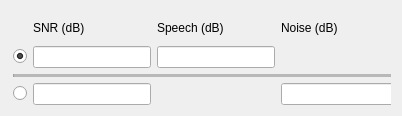
<ui version="4.0" >
 <class>SnrWidget</class>
 <widget class="QWidget" name="SnrWidget" >
  <property name="geometry" >
   <rect>
    <x>0</x>
    <y>0</y>
    <width>402</width>
    <height>116</height>
   </rect>
  </property>
  <property name="sizePolicy" >
   <sizepolicy vsizetype="Minimum" hsizetype="Minimum" >
    <horstretch>0</horstretch>
    <verstretch>0</verstretch>
   </sizepolicy>
  </property>
  <property name="windowTitle" >
   <string>Form</string>
  </property>
  <layout class="QGridLayout" name="gridLayout" >
   <item row="0" column="0" >
    <widget class="QStackedWidget" name="snrStack" >
     <property name="sizePolicy" >
      <sizepolicy vsizetype="MinimumExpanding" hsizetype="Preferred" >
       <horstretch>0</horstretch>
       <verstretch>0</verstretch>
      </sizepolicy>
     </property>
     <property name="currentIndex" >
      <number>0</number>
     </property>
     <widget class="QWidget" name="page" >
      <widget class="QWidget" name="layoutWidget" >
       <property name="geometry" >
        <rect>
         <x>2</x>
         <y>5</y>
         <width>386</width>
         <height>89</height>
        </rect>
       </property>
       <layout class="QGridLayout" name="snrLayout" >
        <item row="0" column="1" >
         <widget class="QLabel" name="label" >
          <property name="text" >
           <string>SNR (dB)</string>
          </property>
         </widget>
        </item>
        <item row="0" column="2" >
         <widget class="QLabel" name="label_2" >
          <property name="text" >
           <string>Speech (dB)</string>
          </property>
         </widget>
        </item>
        <item row="0" column="3" >
         <widget class="QLabel" name="label_3" >
          <property name="text" >
           <string>Noise (dB)</string>
          </property>
         </widget>
        </item>
        <item row="1" column="0" >
         <widget class="QRadioButton" name="snrSpeechRadio" >
          <property name="text" >
           <string/>
          </property>
          <property name="checked" >
           <bool>true</bool>
          </property>
         </widget>
        </item>
        <item row="1" column="1" >
         <widget class="spin::gui::DecibelLineEdit" name="snrSpeechLine" />
        </item>
        <item row="1" column="2" >
         <widget class="spin::gui::DecibelLineEdit" name="speechlevelLine" />
        </item>
        <item row="1" column="3" >
         <widget class="spin::gui::DecibelLabel" name="noiselevelLbl" >
          <property name="text" >
           <string/>
          </property>
         </widget>
        </item>
        <item row="2" column="0" colspan="4" >
         <widget class="Line" name="line" >
          <property name="frameShadow" >
           <enum>QFrame::Sunken</enum>
          </property>
          <property name="midLineWidth" >
           <number>10</number>
          </property>
          <property name="orientation" >
           <enum>Qt::Horizontal</enum>
          </property>
         </widget>
        </item>
        <item row="3" column="0" >
         <widget class="QRadioButton" name="snrNoiseRadio" >
          <property name="text" >
           <string/>
          </property>
          <property name="checked" >
           <bool>false</bool>
          </property>
         </widget>
        </item>
        <item row="3" column="1" >
         <widget class="spin::gui::DecibelLineEdit" name="snrNoiseLine" />
        </item>
        <item row="3" column="2" >
         <widget class="spin::gui::DecibelLabel" name="speechlevelLbl" >
          <property name="text" >
           <string/>
          </property>
         </widget>
        </item>
        <item row="3" column="3" >
         <widget class="spin::gui::DecibelLineEdit" name="noiselevelLine" />
        </item>
       </layout>
      </widget>
     </widget>
     <widget class="QWidget" name="page_2" >
      <layout class="QGridLayout" name="gridLayout_2" >
       <item row="0" column="0" >
        <layout class="QVBoxLayout" name="verticalLayout" >
         <item>
          <widget class="QLabel" name="label_4" >
           <property name="text" >
            <string>The SNR calculation tool can only be used when both speechlevels and noiselevels are locked on all channels.</string>
           </property>
           <property name="wordWrap" >
            <bool>true</bool>
           </property>
          </widget>
         </item>
         <item>
          <layout class="QHBoxLayout" name="horizontalLayout" >
           <item>
            <spacer name="horizontalSpacer" >
             <property name="orientation" >
              <enum>Qt::Horizontal</enum>
             </property>
             <property name="sizeHint" stdset="0" >
              <size>
               <width>40</width>
               <height>20</height>
              </size>
             </property>
            </spacer>
           </item>
           <item>
            <widget class="QPushButton" name="lockLevelsBtn" >
             <property name="text" >
              <string>Lock levels</string>
             </property>
            </widget>
           </item>
           <item>
            <spacer name="horizontalSpacer_2" >
             <property name="orientation" >
              <enum>Qt::Horizontal</enum>
             </property>
             <property name="sizeHint" stdset="0" >
              <size>
               <width>40</width>
               <height>20</height>
              </size>
             </property>
            </spacer>
           </item>
          </layout>
         </item>
        </layout>
       </item>
      </layout>
     </widget>
    </widget>
   </item>
  </layout>
 </widget>
 <customwidgets>
  <customwidget>
   <class>spin::gui::DecibelLineEdit</class>
   <extends>QLineEdit</extends>
   <header>gui/decibellineedit.h</header>
  </customwidget>
  <customwidget>
   <class>spin::gui::DecibelLabel</class>
   <extends>QLabel</extends>
   <header>gui/decibellabel.h</header>
  </customwidget>
 </customwidgets>
 <resources/>
 <connections/>
</ui>
